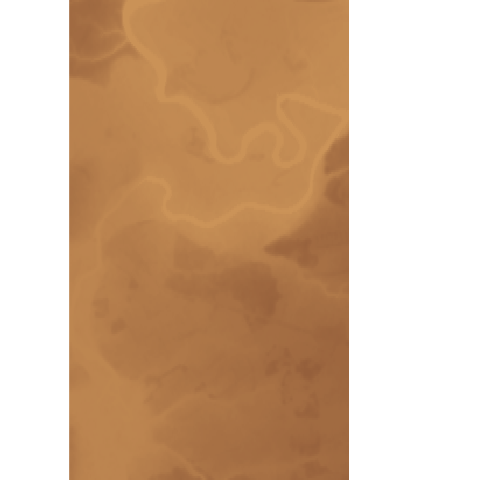
#> input picture 40.2_54.2_dem.png, 480 x 480 px
$ python IMGEdit.py
#> lines starting #> are read from the running program, lines starting #| are printed output that depends on the picture; after the words box and inside, x2 and y2 are one past the last pixel; in counts of white or black regions, pixels touching at a corner belong together
import PIL.Image

#změna velikosti obrázku
def grayify(image):
    grayscale_image = image.convert("L")
    return(grayscale_image)

def main():
	image = PIL.Image.open('40.2_54.2_dem.png')
#> image is the input picture: PIL image 480x480 P; mean R, G, B 211.5, 179.3, 150.4
	grey_img = grayify(image)
#> in grayify, `grayscale_image = image.convert("L")`:
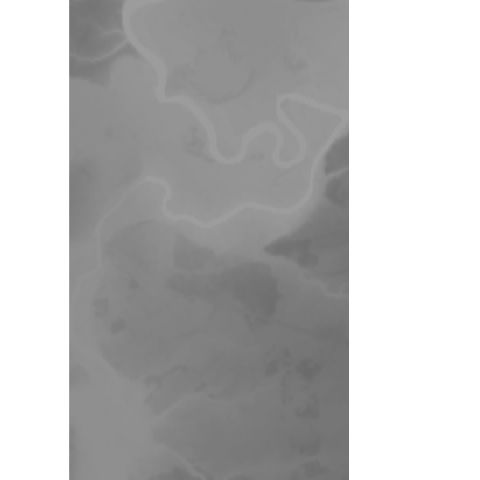
#> grayscale_image: PIL image 480x480 L; min 107, max 255, mean 185.6
	data = list(grey_img.getdata())
#> data = 230400 items
	#print(data)

	newimg = PIL.Image.new('L', (480, 480))
#> newimg: PIL image 480x480 L; every value is 0

	for x, pixel in enumerate(data):
		if data[x] <= 140 : #ideal je 134 cca
			data[x] = 0
		else :
			data[x] = 255

	newimg.putdata(data)
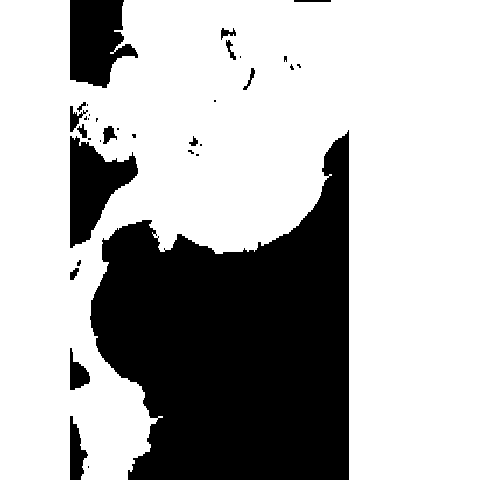
#> newimg: PIL image 480x480 L; 70% white; 34 black regions (19 under 20 px), largest, box (x1, y1, x2, y2) and area: (90, 130, 349, 480) 58644, (70, 0, 138, 88) 4208, (70, 136, 138, 248) 4022
	newimg.show()


main()

$ run again, with 40.2_50.6_dem.png copied over 40.2_54.2_dem.png
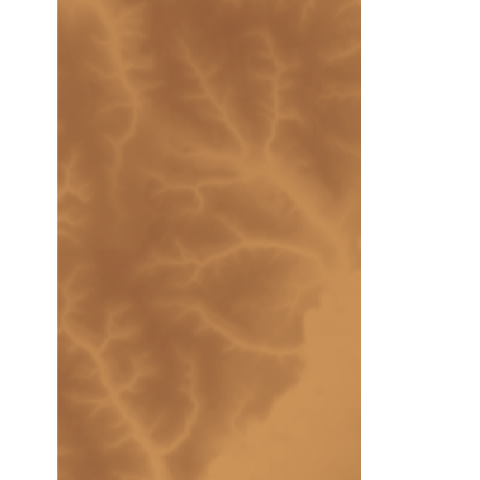
#> input picture 40.2_50.6_dem.png, 480 x 480 px
#> in main, image is the input picture: PIL image 480x480 P; mean R, G, B 203.4, 168.6, 139.1
#> in grayify, `grayscale_image = image.convert("L")`:
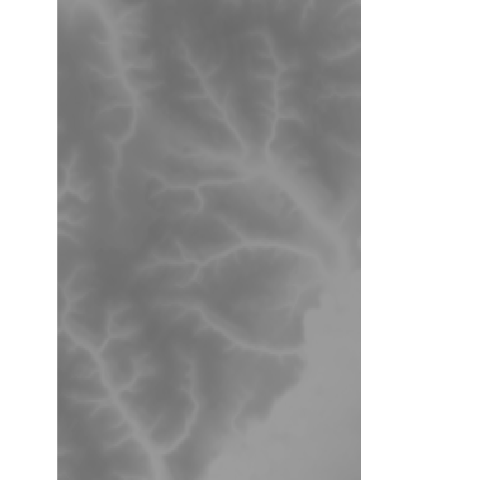
#> grayscale_image: PIL image 480x480 L; min 107, max 255, mean 175.7
#> data = 230400 items
#> the loop in main, `for x, pixel in enumerate(data):` made 230400 passes
#> pixel on passes 1 to 3: 255, 255, 255
#> in main, `newimg.putdata(data)`:
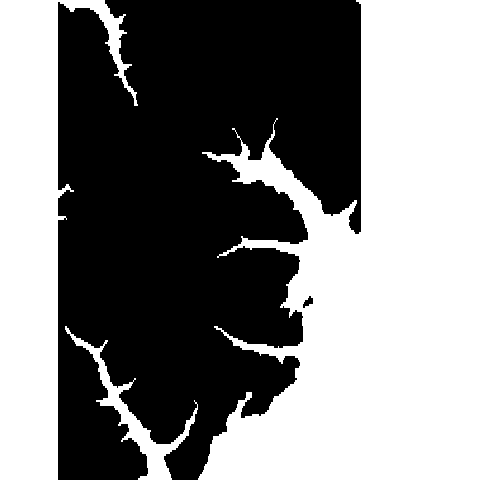
#> newimg: PIL image 480x480 L; 50.5% white; 2 black regions, box (x1, y1, x2, y2) and area: (58, 0, 361, 480) 114054, (303, 296, 313, 308) 64

$ run again, with obrazek.png copied over 40.2_54.2_dem.png
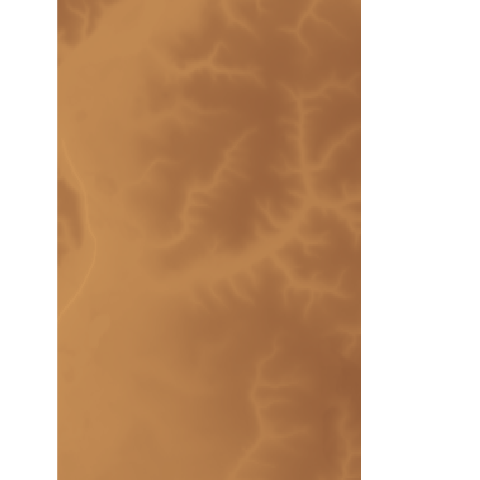
#> input picture obrazek.png, 480 x 480 px
#> in main, image is the input picture: PIL image 480x480 RGBA; mean R, G, B, A 204.6, 169.7, 139.7, 255
#> in grayify, `grayscale_image = image.convert("L")`:
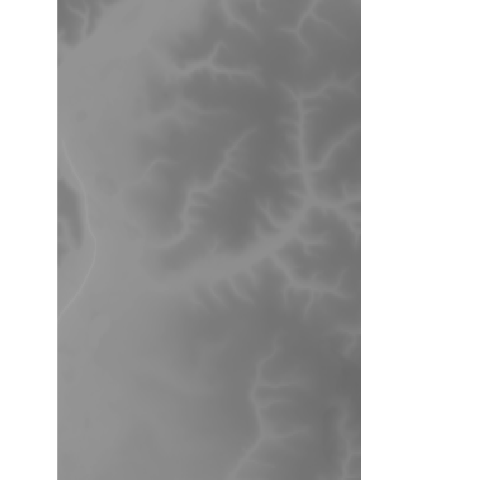
#> grayscale_image: PIL image 480x480 L; min 107, max 255, mean 176.7
#> data = 230400 items
#> the loop in main, `for x, pixel in enumerate(data):` made 230400 passes
#> pixel on passes 1 to 3: 255, 255, 255
#> in main, `newimg.putdata(data)`:
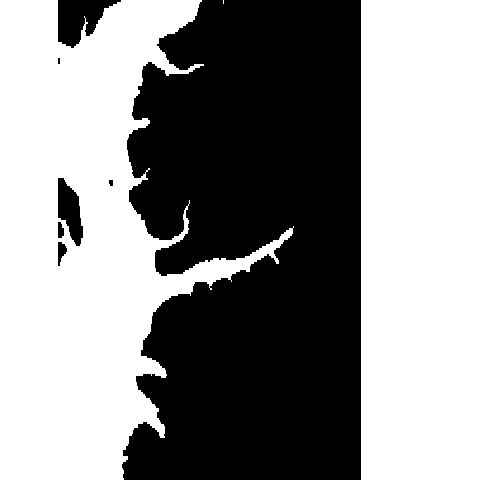
#> newimg: PIL image 480x480 L; 55.5% white; 7 black regions (1 under 20 px), largest, box (x1, y1, x2, y2) and area: (122, 0, 361, 480) 99416, (58, 0, 121, 48) 1724, (58, 178, 83, 246) 1032, (58, 242, 67, 266) 130, (58, 222, 64, 238) 78, (109, 180, 113, 186) 22
